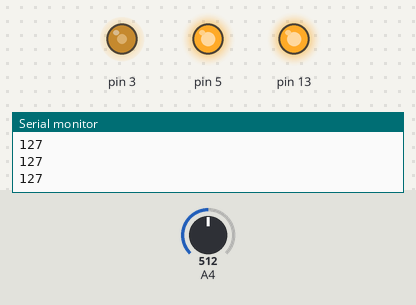
Bench run of a sketch on a simulated Arduino Uno, built with avr-gcc and run on an emulated ATmega328P. Shown: output pins drawn as LEDs (lit = HIGH), the last lines printed to the serial monitor. The inputs (shaded band) are chosen by the test bench; at power-on: A4 = 512.

Above: at 1.2 s.
1.3 s: A4 set to 716
At 2.5 s:
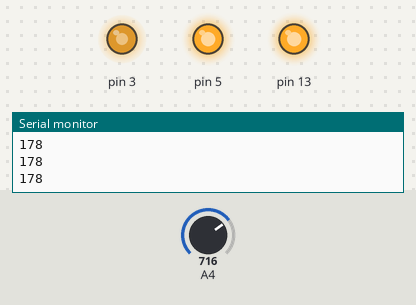
2.8 s: A4 set to 900
At 3.8 s:
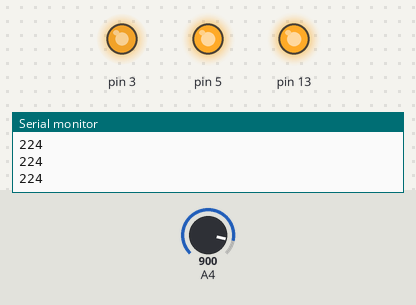
4.3 s: A4 set to 122
At 4.8 s:
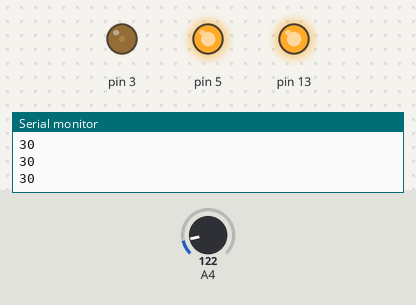
5.8 s: A4 set to 0
At 7.0 s:
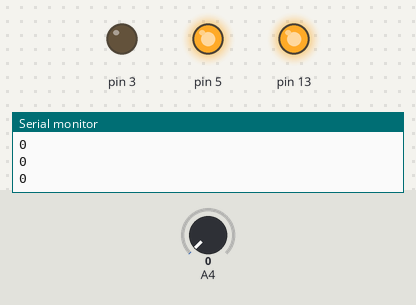
7.3 s: A4 set to 511
At 8.3 s:
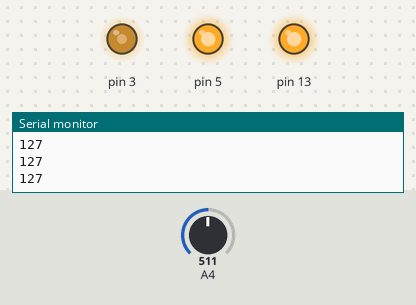
Timing chart, 0 to 9.8 s (numbered marks = the images above; inputs shaded):
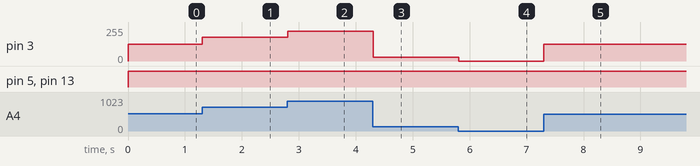

Measured:
- after the input at 1.3 s, pin 3: 127/255 → 178/255 at once
- after the input at 2.8 s, pin 3: 178/255 → 224/255 at once
- after the input at 4.3 s, pin 3: 224/255 → 30/255 at once
- after the input at 5.8 s, pin 3: 30/255 → 0/255 at once
- after the input at 7.3 s, pin 3: 0/255 → 127/255 at once

The sketch:

MotorOnOff_WithLED_WithPot.ino
```cpp
int outputValue = 0;
int sensorValue = 0;
void setup()
{
  pinMode(13, OUTPUT);
  pinMode(5, OUTPUT);
  pinMode(3, OUTPUT);
  pinMode(A4, INPUT);
  Serial.begin(9600);
}

void loop()
{
  digitalWrite(13, HIGH);
  digitalWrite(5, HIGH);
  sensorValue = analogRead(A4);
  outputValue = map(sensorValue, 0, 1023, 0, 255);
  Serial.println(outputValue);
  analogWrite(3, outputValue);
}
```
